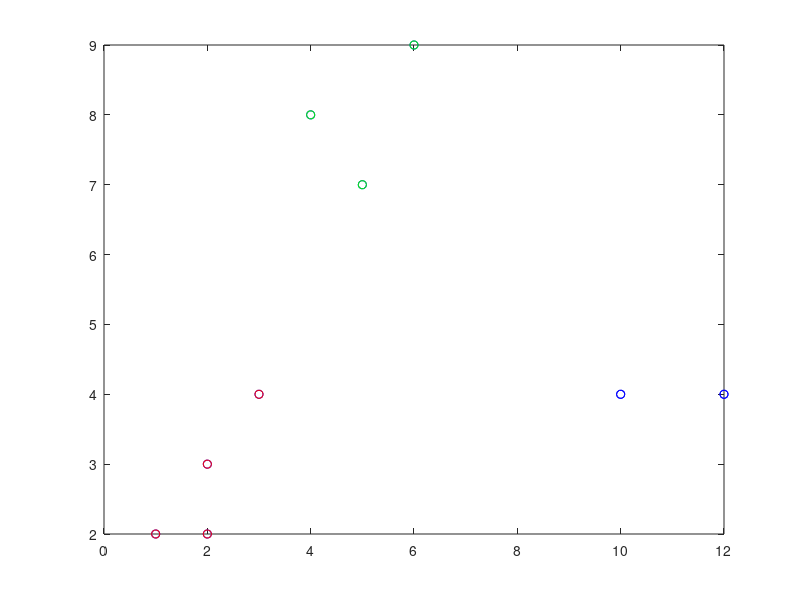

This chart was generated by the following MATLAB code:
D = [1 2; 12 4; 4 8; 2 3; 5 7; 3 4; 2 2; 6 9; 10 4];
plot(D(:,1), D(:,2), 'bo');
alpha = kmeans(D,3);
P1 = D(alpha == 1,:);
P2 = D(alpha == 2,:);
P3 = D(alpha == 3,:);
hold off;
hold on;
plot(P1(:,1), P1(:,2), 'bo');
plot(P2(:,1), P2(:,2), 'go');
plot(P3(:,1), P3(:,2), 'ro');